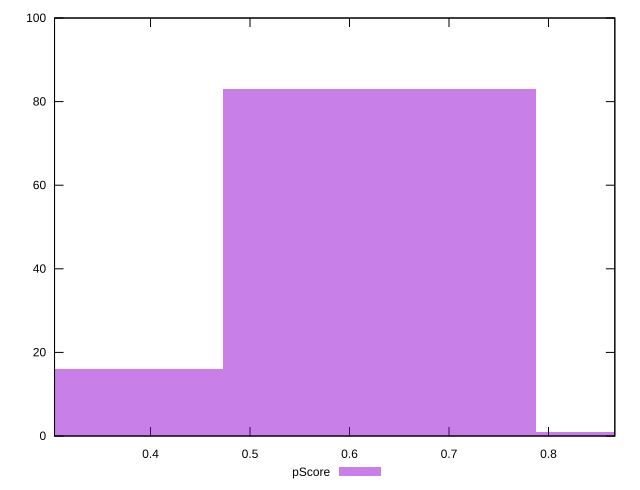

Recreate this plot in gnuplot.
reset

$pScore <<EOF
0.6298589677802398 83
0.3149294838901199 16
0.9447884516703596 1
EOF

set key outside below
set boxwidth 0.3149294838901199
set xrange [0.3035294117647059:0.8666666666666667]
set yrange [0:100]
set trange [0:100]
set style fill transparent solid 0.5 noborder
set terminal svg size 640, 490 enhanced background rgb 'white'
set output "report/report_00029_2021-02-24T13-36-40.390Z/unused-css-rules/samples/astro/pScore/histogram.svg"

plot $pScore title "pScore" with boxes

reset
